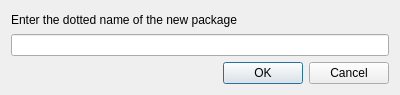
<ui version="4.0" >
 <class>NewPythonPackageDialog</class>
 <widget class="QDialog" name="NewPythonPackageDialog" >
  <property name="geometry" >
   <rect>
    <x>0</x>
    <y>0</y>
    <width>400</width>
    <height>95</height>
   </rect>
  </property>
  <property name="windowTitle" >
   <string>Add new Python package</string>
  </property>
  <layout class="QVBoxLayout" >
   <item>
    <widget class="QLabel" name="label_2" >
     <property name="text" >
      <string>Enter the dotted name of the new package</string>
     </property>
    </widget>
   </item>
   <item>
    <widget class="QLineEdit" name="packageEdit" >
     <property name="toolTip" >
      <string>Enter the dotted package name</string>
     </property>
    </widget>
   </item>
   <item>
    <widget class="QDialogButtonBox" name="buttonBox" >
     <property name="orientation" >
      <enum>Qt::Horizontal</enum>
     </property>
     <property name="standardButtons" >
      <set>QDialogButtonBox::Cancel|QDialogButtonBox::Ok</set>
     </property>
    </widget>
   </item>
  </layout>
 </widget>
 <resources/>
 <connections>
  <connection>
   <sender>buttonBox</sender>
   <signal>accepted()</signal>
   <receiver>NewPythonPackageDialog</receiver>
   <slot>accept()</slot>
   <hints>
    <hint type="sourcelabel" >
     <x>248</x>
     <y>254</y>
    </hint>
    <hint type="destinationlabel" >
     <x>157</x>
     <y>274</y>
    </hint>
   </hints>
  </connection>
  <connection>
   <sender>buttonBox</sender>
   <signal>rejected()</signal>
   <receiver>NewPythonPackageDialog</receiver>
   <slot>reject()</slot>
   <hints>
    <hint type="sourcelabel" >
     <x>316</x>
     <y>260</y>
    </hint>
    <hint type="destinationlabel" >
     <x>286</x>
     <y>274</y>
    </hint>
   </hints>
  </connection>
 </connections>
</ui>
